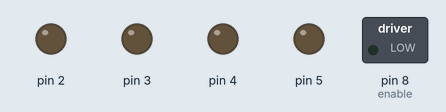
Recording of a sketch running on a simulated Arduino Uno, built with avr-gcc and run on an emulated ATmega328P. Shown: switched loads named in the sketch (green lamp = pin HIGH), output pins drawn as LEDs (lit = HIGH).

Above: at 0.5 s.
At 1.5 s:
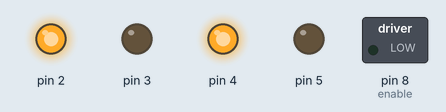
At 2.5 s:
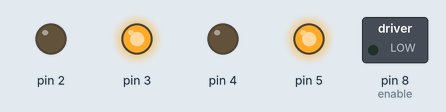
At 3.5 s:
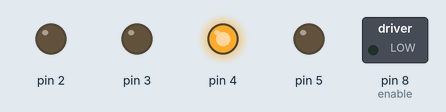
At 4.5 s:
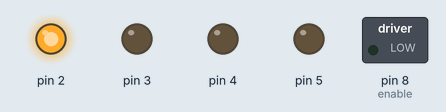
At 6.5 s:
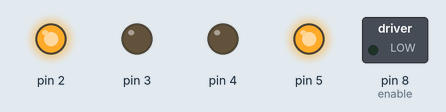
Timing chart, 0 to 7.8 s (numbered marks = the images above):
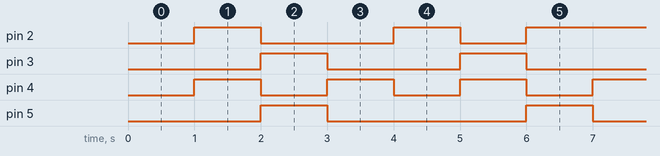

Measured:
- by itself, pin 2: repeats every 6.0 s: LOW 2.0 s, HIGH 1.0 s, LOW 1.0 s, HIGH 2.0 s
- by itself, pin 3: alternates HIGH for 1.0 s and LOW for 2.0 s
- by itself, pin 4: alternates HIGH for 1.0 s and LOW for 1.0 s
- by itself, pin 5: repeats every 6.0 s: LOW 3.0 s, HIGH 1.0 s, LOW 1.0 s, HIGH 1.0 s

The sketch:

motor_test12.ino
```cpp
#include <FourWD.h>

const int enable=8;
const int rf=2;
const int rr=3;
const int lf=4;
const int lr=5;
FourWD rover(rf,rr,lf,lr);

void setup() {
  pinMode(enable, OUTPUT);
  digitalWrite(enable, LOW);
  Serial.begin(9600);
}

void loop() {
  delay(1000);
  rover.forward();
  delay(1000);
  rover.reverse();
  delay(1000);
  rover.turnLeft();
  delay(1000);
  rover.turnRight();
  delay(1000);
  rover.rotateLeft();
  delay(1000);
  rover.rotateRight();
}
```
